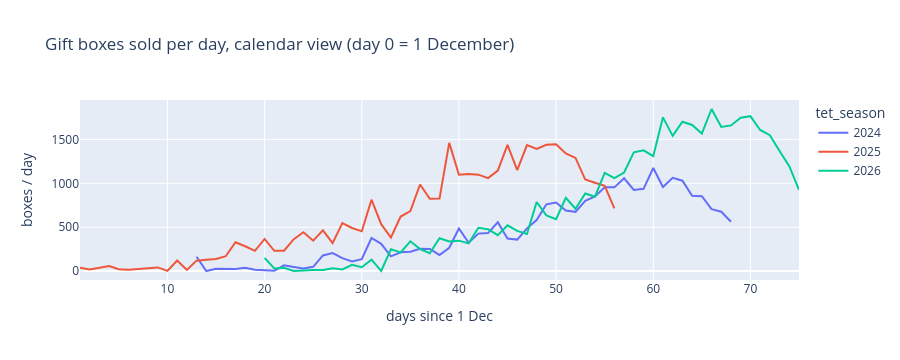

Write notebook code for a chart like this one.
### Markdown cell above
---
## Part 3 · Advanced analysis
### 3.1 The Tết calendar trap — Lịch âm “đánh lừa” mô hình quốc tế
Most global templates use the **Gregorian** calendar. Let us plot gift-box sales on calendar dates, then on **days before Tết**.

### Code cell
gift = valid[valid["category"] == "Tết Gift Box"]
daily_gift = gift.groupby(["tet_season", "date", "days_to_tet"], as_index=False)["quantity"].sum()
cal = daily_gift[daily_gift["tet_season"].isin([2024, 2025, 2026])].copy()
cal["day_of_season"] = (cal["date"] - pd.to_datetime((cal["tet_season"] - 1).astype(str) + "-12-01")).dt.days
cal = cal[cal["day_of_season"].between(0, 89)]
fig = px.line(cal, x="day_of_season", y="quantity", color="tet_season",
              title="Gift boxes sold per day, calendar view (day 0 = 1 December)", labels={"quantity": "boxes / day", "day_of_season": "days since 1 Dec"})
fig.update_layout(height=360)
fig.show()

### Figure 1 — Plotly figure (JSON) as saved in the notebook; plotly's stock layout.template omitted (floating-point values rounded to 4 significant figures)
{"data": [{"hovertemplate": "tet_season=2024<br>days since 1 Dec=%{x}<br>boxes / day=%{y}<extra></extra>", "legendgroup": "2024", "line": {"color": "#636efa", "dash": "solid"}, "marker": {"symbol": "circle"}, "mode": "lines", "name": "2024", "orientation": "v", "showlegend": true, "type": "scatter", "x": [13, 14, 15, 17, 18, 19, 21, 22, 23, 24, 25, 26, 27, 28, 29, 30, 31, 32, 33, 34, 35, 36, 37, 38, 39, 40, 41, 42, 43, 44, 45, 46, 47, 48, 49, 50, 51, 52, 53, 54, 55, 56, 57, 58, 59, 60, 61, 62, 63, 64, 65, 66, 67, 68], "xaxis": "x", "y": [164, 1, 26, 24, 39, 16, 3, 65, 47, 31, 49, 178, 205, 147, 110, 136, 377, 311, 168, 214, 220, 254, 252, 184, 266, 486, 323, 427, 433, 557, 370, 359, 487, 581, 761, 782, 690, 675, 801, 850, 954, 954, 1058, 925, 937, 1175, 958, 1063, 1030, 859, 853, 706, 676, 562], "yaxis": "y"}, {"hovertemplate": "tet_season=2025<br>days since 1 Dec=%{x}<br>boxes / day=%{y}<extra></extra>", "legendgroup": "2025", "line": {"color": "#EF553B", "dash": "solid"}, "marker": {"symbol": "circle"}, "mode": "lines", "name": "2025", "orientation": "v", "showlegend": true, "type": "scatter", "x": [1, 2, 4, 5, 6, 7, 8, 9, 10, 11, 12, 13, 14, 15, 16, 17, 18, 19, 20, 21, 22, 23, 24, 25, 26, 27, 28, 29, 30, 31, 32, 33, 34, 35, 36, 37, 38, 39, 40, 41, 42, 43, 44, 45, 46, 47, 48, 49, 50, 51, 52, 53, 54, 55, 56], "xaxis": "x", "y": [38, 19, 58, 21, 16, 23, 30, 42, 2, 121, 13, 119, 130, 137, 169, 328, 283, 231, 366, 231, 233, 364, 442, 347, 464, 318, 546, 491, 453, 813, 535, 383, 622, 683, 987, 824, 826, 1461, 1097, 1105, 1099, 1059, 1146, 1437, 1150, 1436, 1393, 1440, 1445, 1341, 1290, 1043, 1006, 971, 714], "yaxis": "y"}, {"hovertemplate": "tet_season=2026<br>days since 1 Dec=%{x}<br>boxes / day=%{y}<extra></extra>", "legendgroup": "2026", "line": {"color": "#00cc96", "dash": "solid"}, "marker": {"symbol": "circle"}, "mode": "lines", "name": "2026", "orientation": "v", "showlegend": true, "type": "scatter", "x": [20, 21, 22, 23, 25, 26, 27, 28, 29, 30, 31, 32, 33, 34, 35, 36, 37, 38, 39, 40, 41, 42, 43, 44, 45, 46, 47, 48, 49, 50, 51, 52, 53, 54, 55, 56, 57, 58, 59, 60, 61, 62, 63, 64, 65, 66, 67, 68, 69, 70, 71, 72, 73, 74, 75], "xaxis": "x", "y": [151, 30, 37, 2, 12, 13, 32, 18, 71, 44, 130, 2, 249, 213, 339, 251, 204, 375, 338, 347, 316, 494, 478, 409, 522, 458, 422, 787, 635, 592, 836, 710, 884, 848, 1118, 1059, 1123, 1354, 1376, 1310, 1752, 1541, 1702, 1665, 1567, 1847, 1643, 1660, 1748, 1765, 1608, 1549, 1368, 1195, 926], "yaxis": "y"}], "layout": {"height": 360, "legend": {"title": {"text": "tet_season"}, "tracegroupgap": 0}, "title": {"text": "Gift boxes sold per day, calendar view (day 0 = 1 December)"}, "xaxis": {"anchor": "y", "domain": [0, 1], "title": {"text": "days since 1 Dec"}}, "yaxis": {"anchor": "x", "domain": [0, 1], "title": {"text": "boxes / day"}}}}
